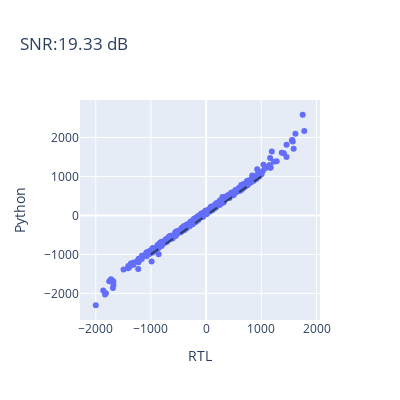

Notebook source saved alongside this figure:
### Code cell
w,x,wxb = generate_qracc_inputs(
    wDimX = 32, #nColumns
    wDimY = 128, #nRows
    xBatches = 10,
    xTrits = 7,
    outBits = 4,
    seed = 0,
    weight_mode = 'bipolar',
    col_symmetric=False,
    clip_output = False
)

rtl = np.loadtxt('../tb/seq_acc/inputs/mac_out_rtl_bipolar.txt')
ref = wxb.T[::-1].T

snr = np.var(ref) / np.var(ref - rtl)
snr = 10 * np.log10(snr)

fig = px.scatter(x=rtl.flatten(), y=ref.flatten(), title=f'SNR:{snr:.2f} dB', labels={'x':'RTL', 'y':'Python'},
    width=400,height=400
)
# Add diagonal line
limit = 1000
fig.add_shape(
    type="line", line=dict(dash="dash"),
    x0=-limit, y0=-limit, x1=limit, y1=limit
)

### Figure 1 — Plotly figure (JSON) as saved in the notebook; plotly's stock layout.template omitted (floating-point values rounded to 4 significant figures; data arrays with more than 128 entries replaced by an {"elided": "..."} marker saying what was removed)
{"data": [{"hovertemplate": "RTL=%{x}<br>Python=%{y}<extra></extra>", "legendgroup": "", "marker": {"color": "#636efa", "symbol": "circle"}, "mode": "markers", "name": "", "orientation": "v", "showlegend": false, "type": "scatter", "x": {"elided": "320 int values"}, "xaxis": "x", "y": {"elided": "320 int values"}, "yaxis": "y"}], "layout": {"height": 400, "legend": {"tracegroupgap": 0}, "shapes": [{"line": {"dash": "dash"}, "type": "line", "x0": -1000, "x1": 1000, "y0": -1000, "y1": 1000}], "title": {"text": "SNR:19.33 dB"}, "width": 400, "xaxis": {"anchor": "y", "domain": [0, 1], "title": {"text": "RTL"}}, "yaxis": {"anchor": "x", "domain": [0, 1], "title": {"text": "Python"}}}}
